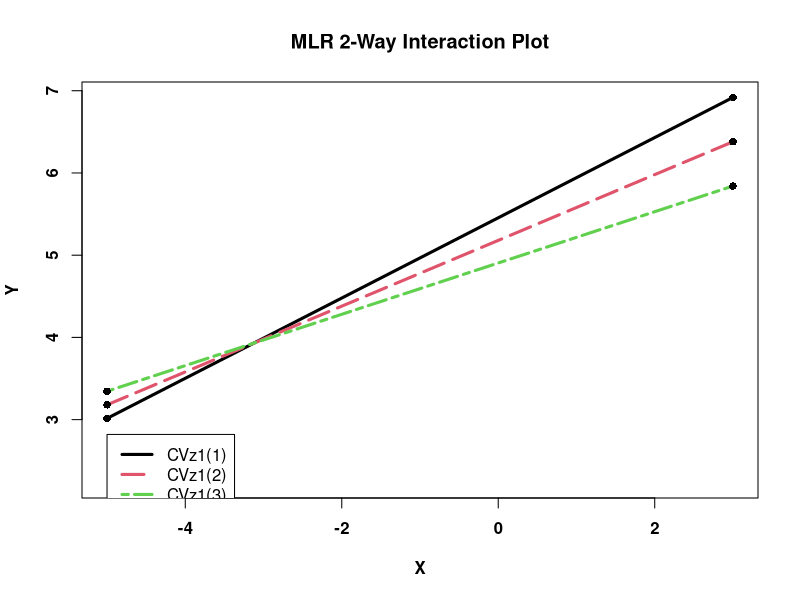
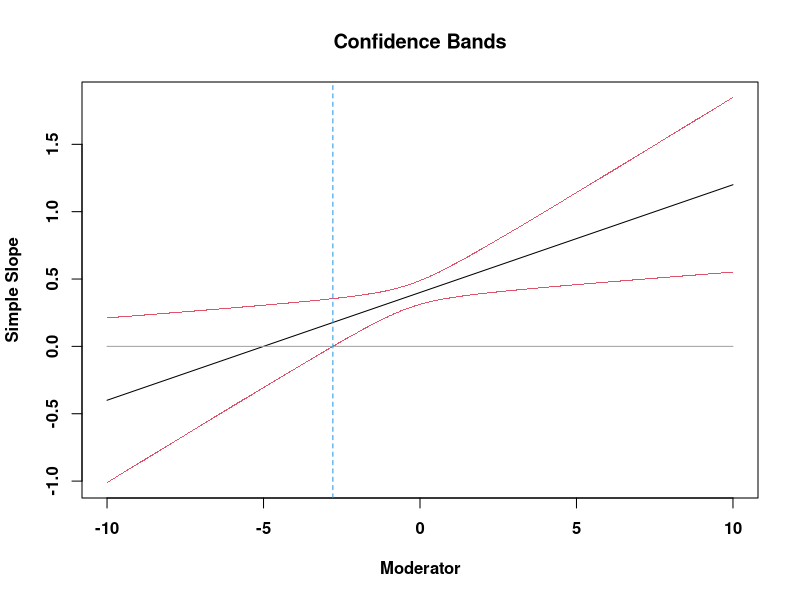

The R source for these figures, in order: (Note: this script raises an error after producing the figures.)
#APA Style Simple Slope Plots

#See https://sakaluk.wordpress.com/2015/08/27/6-make-it-pretty-plotting-2-way-interactions-with-ggplot2/
#Will need to manually add in slope equations in a word doc after inserting PDF of plot
#Slope info can be found using the this tool: http://www.quantpsy.org/interact/mlr2.htm
    #Make sure to save the output from here in a word doc in case you need it later


library(psych)
library(ggplot2)

apatheme=theme_bw()+
  theme(panel.grid.major=element_blank(),
        panel.grid.minor=element_blank(),
        panel.border=element_blank(),
        axis.line=element_line(),
        text=element_text(family='Times'))



# Responsiveness X PAS

#Part 1
xx <- c(-5,3)   #  <-- change to alter plot dims
yy <- c(2.2342,6.919)   #  <-- change to alter plot dims
leg <- c(-5,2.8198)   #  <-- change to alter legend location
x <- c(-5,3)   #  <-- x-coords for lines
y1 <- c(3.015,6.919)
y2 <- c(3.18,6.38)
y3 <- c(3.345,5.841)
plot(xx,yy,type='n',font=2,font.lab=2,xlab='X',ylab='Y',main='MLR 2-Way Interaction Plot')
lines(x,y1,lwd=3,lty=1,col=1)
lines(x,y2,lwd=3,lty=5,col=2)
lines(x,y3,lwd=3,lty=6,col=3)
points(x,y1,col=1,pch=16)
points(x,y2,col=1,pch=16)
points(x,y3,col=1,pch=16)
legend(leg[1],leg[2],legend=c('CVz1(1)','CVz1(2)','CVz1(3)'),lwd=c(3,3,3),lty=c(1,5,6),col=c(1,2,3))


z1=-10  #supply lower bound for z
z2=10   #supply upper bound for z
z <- seq(z1,z2,length=1000)
fz <- c(z,z)
y1 <- (0.4+0.08*z)+(1.9725*sqrt(0.002+(2*z*0.0003)+((z^2)*0.001)))
y2 <- (0.4+0.08*z)-(1.9725*sqrt(0.002+(2*z*0.0003)+((z^2)*0.001)))
fy <- c(y1,y2)
fline <- (0.4+0.08*z)
plot(fz,fy,type='p',pch='.',font=2,font.lab=2,col=2,xlab='Moderator',ylab='Simple Slope',main='Confidence Bands')
lines(z,fline)
f0 <- array(0,c(1000))
lines(z,f0,col=8)
abline(v=-21.7932,col=4,lty=2)
abline(v=-2.7838,col=4,lty=2)

#Part 2

respXPAS_ss=ggplot(ds, aes(x = iris_r_centered, y = eff_comp)) +
  geom_point(alpha = 0.00) +
  labs(x = 'Emotional Responsiveness', y = 'IER Effectiveness') +
  scale_size_continuous(guide = "none") +
  geom_abline(aes(intercept=5.455, slope=0.488, linetype='+1SD PAS')) +
  geom_abline(aes(intercept=5.18, slope=0.4, linetype='Mean PAS')) +
  geom_abline(aes(intercept=4.905, slope=0.312, linetype='-1SD PAS')) +
  scale_linetype_manual(values=c('solid','dashed','dotted'), breaks=c('+1SD PAS','Mean PAS','-1SD PAS'),name=NULL)+ apatheme

respXPAS_ss + expand_limits(x = c(-5, 3), y = c(2, 7))

ggsave(file = "respXPAS_ss.pdf")   

#--------------------------------------------------------------------------------------------------

### Cog X PAS 

#Part 1

xx <- c(-5,3)   #  <-- change to alter plot dims
yy <- c(2.5906,6.8248)   #  <-- change to alter plot dims
leg <- c(-5,3.1199)   #  <-- change to alter legend location
x <- c(-5,3)   #  <-- x-coords for lines
y1 <- c(3.4884,6.8248)
y2 <- c(3.3924,6.3409)
y3 <- c(3.2963,5.8571)
plot(xx,yy,type='n',font=2,font.lab=2,xlab='X',ylab='Y',main='MLR 2-Way Interaction Plot')
lines(x,y1,lwd=3,lty=1,col=1)
lines(x,y2,lwd=3,lty=5,col=2)
lines(x,y3,lwd=3,lty=6,col=3)
points(x,y1,col=1,pch=16)
points(x,y2,col=1,pch=16)
points(x,y3,col=1,pch=16)
legend(leg[1],leg[2],legend=c('CVz1(1)','CVz1(2)','CVz1(3)'),lwd=c(3,3,3),lty=c(1,5,6),col=c(1,2,3))

z1=-10  #supply lower bound for z
z2=10   #supply upper bound for z
z <- seq(z1,z2,length=1000)
fz <- c(z,z)
y1 <- (0.36857+0.04407*z)+(1.9725*sqrt(0.0015938342+(2*z*0.0002193848)+((z^2)*0.0006529323)))
y2 <- (0.36857+0.04407*z)-(1.9725*sqrt(0.0015938342+(2*z*0.0002193848)+((z^2)*0.0006529323)))
fy <- c(y1,y2)
fline <- (0.36857+0.04407*z)
plot(fz,fy,type='p',pch='.',font=2,font.lab=2,col=2,xlab='Moderator',ylab='Simple Slope',main='Confidence Bands')
lines(z,fline)
f0 <- array(0,c(1000))
lines(z,f0,col=8)
abline(v=-3.9143,col=4,lty=2)
abline(v=55.3539,col=4,lty=2)

#Part 2

cogXPAS_ss=ggplot(ds, aes(x = iris_cs_centered, y = eff_comp)) +
  geom_point(alpha = 0.00) +
  labs(x = 'Cognitive Support', y = 'IER Effectiveness') +
  scale_size_continuous(guide = "none") +
  geom_abline(aes(intercept=5.5737, slope=0.417, linetype='+1SD PAS')) +
  geom_abline(aes(intercept=5.2352, slope=0.3686, linetype='Mean PAS')) +
  geom_abline(aes(intercept=4.8968, slope=0.3201, linetype='-1SD PAS')) +
  scale_linetype_manual(values=c('solid','dashed','dotted'), breaks=c('+1SD PAS','Mean PAS','-1SD PAS'),name=NULL)+ apatheme

cogXPAS_ss

cogXPAS_ss + expand_limits(x = c(-5, 3), y = c(2, 7))

ggsave(file = "cogXPAS_ss.pdf")   

#--------------------------------------------------------------------------------------------------

# Solicitation X PAS 

#Part 1
xx <- c(1,2)   #  <-- change to alter plot dims
yy <- c(4.698,6.2087)   #  <-- change to alter plot dims
leg <- c(1,4.8869)   #  <-- change to alter legend location
x <- c(1,2)   #  <-- x-coords for lines
y1 <- c(6.0581,6.2087)
y2 <- c(5.504,5.9144)
y3 <- c(4.9498,5.6201)
plot(xx,yy,type='n',font=2,font.lab=2,xlab='X',ylab='Y',main='MLR 2-Way Interaction Plot')
lines(x,y1,lwd=3,lty=1,col=1)
lines(x,y2,lwd=3,lty=5,col=2)
lines(x,y3,lwd=3,lty=6,col=3)
points(x,y1,col=1,pch=16)
points(x,y2,col=1,pch=16)
points(x,y3,col=1,pch=16)
legend(leg[1],leg[2],legend=c('CVz1(1)','CVz1(2)','CVz1(3)'),lwd=c(3,3,3),lty=c(1,5,6),col=c(1,2,3))

z1=-10  #supply lower bound for z
z2=10   #supply upper bound for z
z <- seq(z1,z2,length=1000)
fz <- c(z,z)
y1 <- (0.41045+-0.23618*z)+(1.9725*sqrt(0.01728333+(2*z*0.00004213929)+((z^2)*0.01327744)))
y2 <- (0.41045+-0.23618*z)-(1.9725*sqrt(0.01728333+(2*z*0.00004213929)+((z^2)*0.01327744)))
fy <- c(y1,y2)
fline <- (0.41045+-0.23618*z)
plot(fz,fy,type='p',pch='.',font=2,font.lab=2,col=2,xlab='Moderator',ylab='Simple Slope',main='Confidence Bands')
lines(z,fline)
f0 <- array(0,c(1000))
lines(z,f0,col=8)
abline(v=0.5271,col=4,lty=2)
abline(v=46.6163,col=4,lty=2)

#Part 2

seekingXPAS_ss=ggplot(ds, aes(x = seeking, y = eff_comp)) +
  geom_point(alpha = 0.00) +
  labs(x = 'Youth-Solicitated IER', y = 'IER Effectiveness') +
  scale_size_continuous(guide = "none") +
  geom_abline(aes(intercept=5.9074, slope=0.1507, linetype='+1SD PAS')) +
  geom_abline(aes(intercept=5.0935, slope=0.4105, linetype='Mean PAS')) +
  geom_abline(aes(intercept=4.2796, slope=0.6702, linetype='-1SD PAS')) +
  scale_linetype_manual(values=c('solid','dashed','dotted'), breaks=c('+1SD PAS','Mean PAS','-1SD PAS'),name=NULL)+ apatheme

seekingXPAS_ss

seekingXPAS_ss + ylim(3, 7)

ggsave(file = "seekingXPAS_ss.pdf")   
